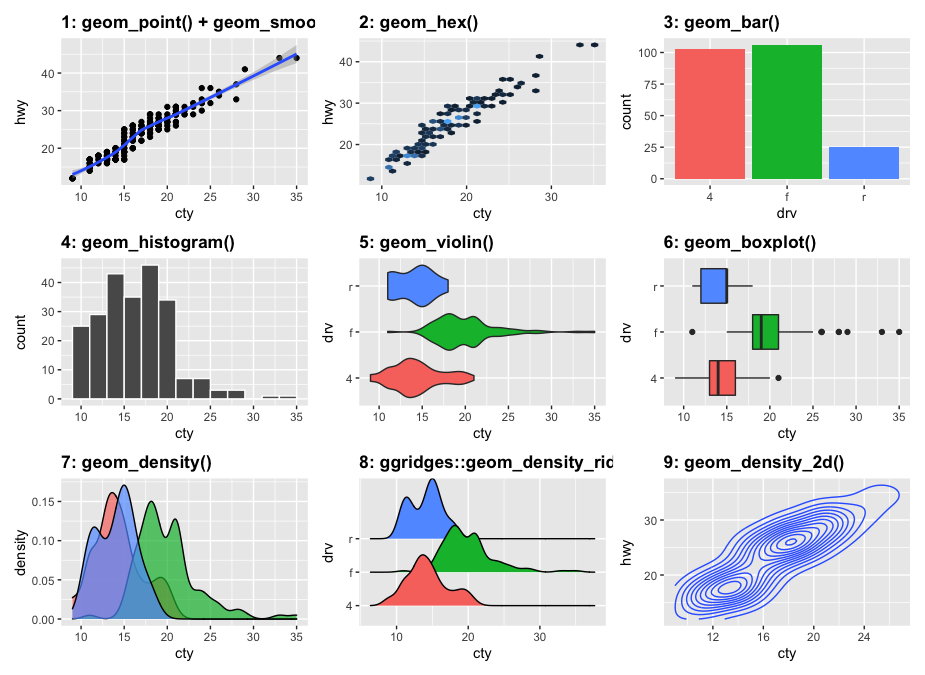

Write R code to recreate this figure.
library(tidyverse)
library(ggridges)
library(patchwork)

p1 <- ggplot(mpg, aes(x = cty, y = hwy)) +
  geom_point() +
  geom_smooth() +
  labs(title = "1: geom_point() + geom_smooth()") +
  theme(plot.title = element_text(face = "bold"))

p2 <- ggplot(mpg, aes(x = cty, y = hwy)) +
  geom_hex() +
  labs(title = "2: geom_hex()") +
  guides(fill = FALSE) +
  theme(plot.title = element_text(face = "bold"))

p3 <- ggplot(mpg, aes(x = drv, fill = drv)) +
  geom_bar() +
  labs(title = "3: geom_bar()") +
  guides(fill = FALSE) +
  theme(plot.title = element_text(face = "bold"))

p4 <- ggplot(mpg, aes(x = cty)) +
  geom_histogram(binwidth = 2, color = "white") +
  labs(title = "4: geom_histogram()") +
  theme(plot.title = element_text(face = "bold"))

p5 <- ggplot(mpg, aes(x = cty, y = drv, fill = drv)) +
  geom_violin() +
  guides(fill = FALSE) +
  labs(title = "5: geom_violin()") +
  theme(plot.title = element_text(face = "bold"))

p6 <- ggplot(mpg, aes(x = cty, y = drv, fill = drv)) +
  geom_boxplot() +
  guides(fill = FALSE) +
  labs(title = "6: geom_boxplot()") +
  theme(plot.title = element_text(face = "bold"))

p7 <- ggplot(mpg, aes(x = cty, fill = drv)) +
  geom_density(alpha = 0.7) +
  guides(fill = FALSE) +
  labs(title = "7: geom_density()") +
  theme(plot.title = element_text(face = "bold"))

p8 <- ggplot(mpg, aes(x = cty, y = drv, fill = drv)) +
  geom_density_ridges() +
  guides(fill = FALSE) +
  labs(title = "8: ggridges::geom_density_ridges()") +
  theme(plot.title = element_text(face = "bold"))

p9 <- ggplot(mpg, aes(x = cty, y = hwy)) +
  geom_density_2d() +
  labs(title = "9: geom_density_2d()") +
  theme(plot.title = element_text(face = "bold"))

p1 + p2 + p3 + p4 + p5 + p6 + p7 + p8 + p9 +
  plot_layout(nrow = 3)
